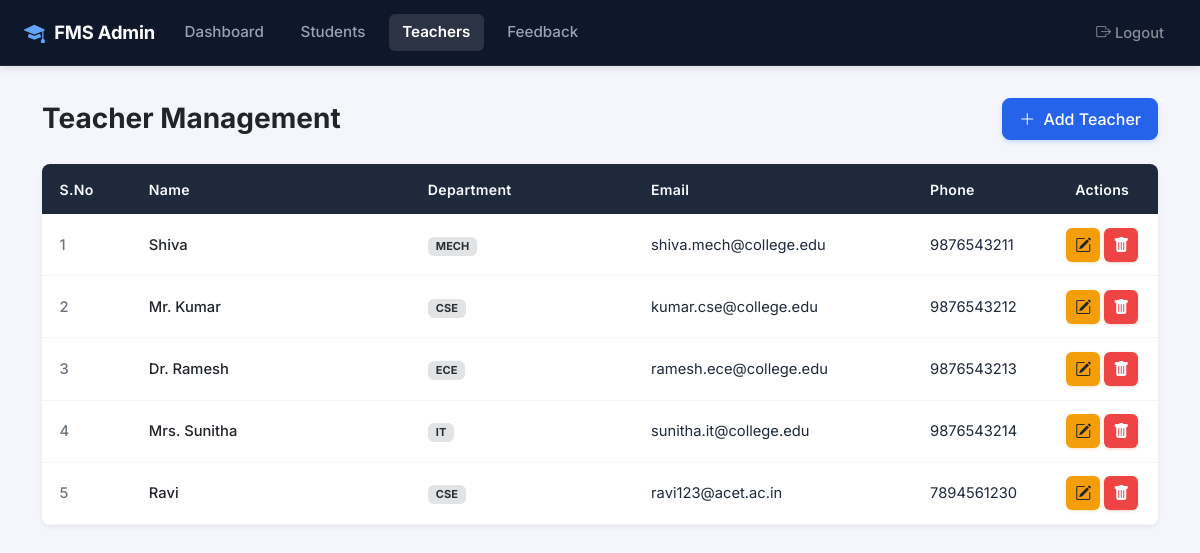
/teachers/ (signed in), run on the app's committed database.
### fms_app/models.py (models this page shows, shortened)
class Teacher(models.Model):
    name = models.CharField(max_length=150)
    department = models.CharField(max_length=100)
    email = models.EmailField()
    phone = models.CharField(max_length=20, blank=True, null=True)
    created_at = models.DateTimeField(auto_now_add=True)
    class Meta:
        ordering = ['name']

### fms_app/views.py (the view)
# urls.py: path('teachers/', views.teachers_list_view, name='admin_teachers'),
@admin_required
def teachers_list_view(request):
    teachers = Teacher.objects.all().order_by('id')
    return render(request, 'admin/teachers.html', {'teachers': teachers})

### templates/admin/teachers.html (shortened to what this page needs)
{% extends 'base.html' %}
{% block navbar %}
    {% include 'navbar_admin.html' %}
{% endblock %}
{% block content %}
<div class="py-2">
    <div class="d-flex justify-content-between align-items-center mb-4">
        <h3 class="fw-bold text-dark mb-0">Teacher Management</h3>
        <a href="{% url 'teacher_add' %}" class="btn btn-primary px-3 py-2 fw-medium">
            <i class="bi bi-plus-lg me-1"></i> Add Teacher
        </a>
    </div>
    <div class="card border-0 shadow-sm rounded-3 overflow-hidden">
        <div class="table-responsive">
            <table class="table table-hover fms-table fms-table-dark-header mb-0">
                <thead>
                    <tr>
                        <th style="width: 8%;">S.No</th>
                        <th style="width: 25%;">Name</th>
                        <th style="width: 20%;">Department</th>
                        <th style="width: 25%;">Email</th>
                        <th style="width: 12%;">Phone</th>
                        <th class="text-center" style="width: 10%;">Actions</th>
                    </tr>
                </thead>
                <tbody>
                    {% for teacher in teachers %}
                        <tr>
                            <td class="fw-medium text-secondary">{{ forloop.counter }}</td>
                            <td class="fw-medium text-dark">{{ teacher.name }}</td>
                            <td><span class="badge bg-secondary-subtle text-secondary-emphasis px-2 py-1">{{ teacher.department }}</span></td>
                            <td>{{ teacher.email }}</td>
                            <td>{{ teacher.phone|default:"-" }}</td>
                            <td class="text-center">
                                <div class="d-flex justify-content-center gap-1">
                                    <a href="{% url 'teacher_edit' teacher.id %}" class="btn fms-btn-icon fms-btn-edit" title="Edit Teacher">
                                        <i class="bi bi-pencil-square text-dark"></i>
                                    </a>
                                    <button type="button" class="btn fms-btn-icon fms-btn-delete" data-bs-toggle="modal" data-bs-target="#deleteTeacherModal{{ teacher.id }}" title="Delete Teacher">
                                        <i class="bi bi-trash-fill text-white"></i>
                                    </button>
                                </div>
                            </td>
                        </tr>
                    {% endfor %}
                </tbody>
            </table>
        </div>
    </div>
</div>
{% endblock %}

### static/css/custom.css (style rules this page uses)
:root { --fms-bg: #f4f6fb; --fms-card-bg: #ffffff; --fms-text-main: #1e293b; --fms-text-muted: #64748b; --fms-border: #e2e8f0; --fms-border-light: #f1f5f9; --fms-nav-bg: #0f172a; --fms-table-head: #1e293b; --fms-blue-grad: linear-gradient(135deg, #1e40af 0%, #3b82f6 100%); --fms-green-grad: linear-gradient(135deg, #065f46 0%, #10b981 100%); --fms-yellow-grad: linear-gradient(135deg, #d97706 0%, #f59e0b 100%); --fms-primary: #2563eb; --fms-primary-hover: #1d4ed8; --fms-shadow-sm: 0 1px 3px rgba(0, 0, 0, 0.05), 0 1px 2px rgba(0, 0, 0, 0.03); --fms-shadow-md: 0 4px 6px -1px rgba(0, 0, 0, 0.05), 0 2px 4px -2px rgba(0, 0, 0, 0.03); --fms-shadow-lg: 0 10px 15px -3px rgba(0, 0, 0, 0.06), 0 4px 6px -4px rgba(0, 0, 0, 0.04); }
body { background-color: var(--fms-bg); font-family: 'Inter', -apple-system, BlinkMacSystemFont, "Segoe UI", Roboto, sans-serif; color: var(--fms-text-main); min-height: 100vh; -webkit-font-smoothing: antialiased; }
.card { border-radius: 12px; border: 1px solid var(--fms-border); box-shadow: var(--fms-shadow-sm); background-color: var(--fms-card-bg); }
.fms-table-dark-header thead th { background-color: var(--fms-table-head) !important; color: #f8fafc !important; font-weight: 600; font-size: 0.88rem; letter-spacing: 0.02em; border: none; padding: 0.9rem 1.1rem; vertical-align: middle; }
.fms-table tbody td { padding: 0.85rem 1.1rem; vertical-align: middle; border-bottom: 1px solid var(--fms-border-light); color: var(--fms-text-main); font-size: 0.92rem; }
.fms-btn-icon { width: 34px; height: 34px; padding: 0; display: inline-flex; align-items: center; justify-content: center; border-radius: 6px; transition: all 0.15s ease-in-out; }
.fms-btn-edit { background-color: #f59e0b; color: #ffffff; border: none; box-shadow: 0 1px 3px rgba(245, 158, 11, 0.25); }
.fms-btn-delete { background-color: #ef4444; color: #ffffff; border: none; box-shadow: 0 1px 3px rgba(239, 68, 68, 0.25); }
.btn-primary { background-color: var(--fms-primary); border-color: var(--fms-primary); box-shadow: 0 2px 4px rgba(37, 99, 235, 0.2); font-weight: 500; border-radius: 8px; transition: all 0.15s ease-in-out; }

### data on the page
Teacher: name "Shiva", department "MECH", email "shiva.mech@college.edu", phone "9876543211"
Teacher: name "Mr. Kumar", department "CSE", email "kumar.cse@college.edu", phone "9876543212"
Teacher: name "Dr. Ramesh", department "ECE", email "ramesh.ece@college.edu", phone "9876543213"
Teacher: name "Mrs. Sunitha", department "IT", email "sunitha.it@college.edu", phone "9876543214"
Teacher: name "Ravi", department "CSE", email "ravi123@acet.ac.in", phone "7894561230"
